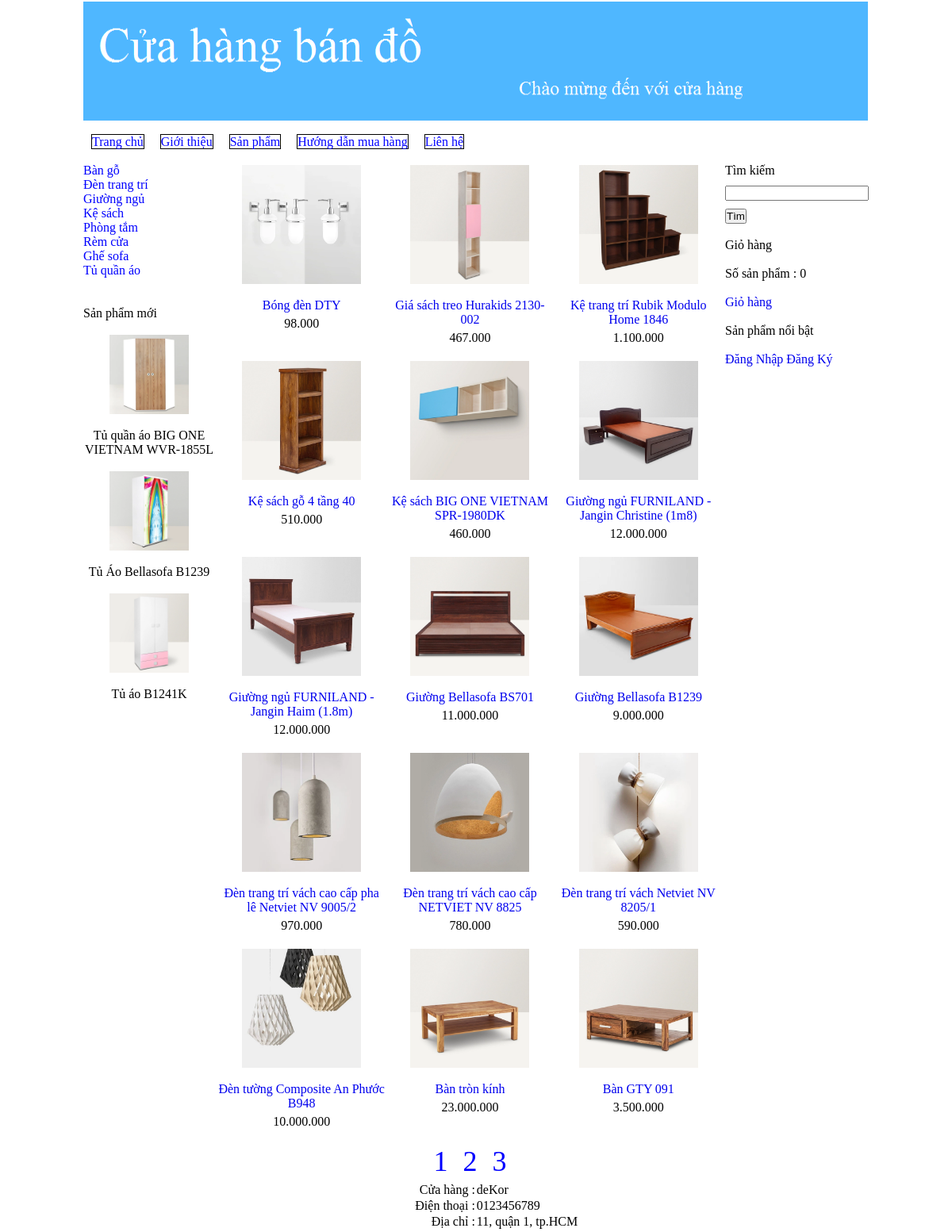
The app's page /?thamso=xuat_san_pham_2&trang=2 with its own data.
### tables this page shows
CREATE TABLE `banner` (
  `id` int(11) NOT NULL,
  `hinh` varchar(256) NOT NULL,
  `rong` varchar(256) NOT NULL,
  `cao` varchar(256) NOT NULL
);

CREATE TABLE `menu_ngang` (
  `id` int(11) NOT NULL,
  `ten` varchar(256) NOT NULL,
  `noi_dung` mediumtext NOT NULL,
  `loai_menu` varchar(256) NOT NULL
);

CREATE TABLE `menu_doc` (
  `id` int(11) NOT NULL,
  `ten` varchar(256) NOT NULL
);

CREATE TABLE `san_pham` (
  `id` int(11) NOT NULL,
  `ten` varchar(256) NOT NULL,
  `gia` int(255) NOT NULL,
  `hinh_anh` varchar(256) NOT NULL,
  `noi_dung` mediumtext NOT NULL,
  `thuoc_menu` int(255) NOT NULL,
  `noi_bat` varchar(256) NOT NULL,
  `trang_chu` varchar(256) NOT NULL,
  `sap_xep_trang_chu` int(255) NOT NULL
);

CREATE TABLE `footer` (
  `id` int(11) NOT NULL,
  `html` mediumtext NOT NULL
);

### chuc_nang/san_pham/xuat_toan_bo_san_pham.php (the view, shortened to what this page needs)
<?php
	$so_du_lieu=15;
	$tv="select count(*) from san_pham";
	$conn = new mysqli("localhost", "root", "", "ban_hang");
  	$tv_1 = mysqli_query($conn, $tv);
  	$tv_2 = mysqli_fetch_array($tv_1);
	$so_trang=ceil($tv_2[0]/$so_du_lieu);
	if(!isset($_GET['trang'])){$vtbd=0;}else{$vtbd=($_GET['trang']-1)*$so_du_lieu;}
	$tv="select id,ten,gia,hinh_anh,thuoc_menu from san_pham order by id desc limit $vtbd,$so_du_lieu";
	$tv_1 = mysqli_query($conn, $tv);
	echo "<table>";
	while($tv_2=mysqli_fetch_array($tv_1))
	{
		echo "<tr>";
			for($i=1;$i<=3;$i++)
			{
				echo "<td align='center' width='215px' valign='top' >";
					if($tv_2!=false)
					{
						$link_anh="hinh_anh/san_pham/".$tv_2['hinh_anh'];
						$link_chi_tiet="?thamso=chi_tiet_san_pham&id=".$tv_2['id'];
						$gia=$tv_2['gia'];
						$gia=number_format($gia,0,",",".");
						echo "<a href='$link_chi_tiet' >";
							echo "<img src='$link_anh' width='150px' >";
						echo "</a>";
						echo "<br>";
						echo "<br>";
						echo "<a href='$link_chi_tiet' >";
							echo $tv_2['ten'];
						echo "</a>";
						echo "<div style='margin-top:5px' >";
						echo $gia;
						echo "</div>";
						echo "<br>";
					}
					else
					{
						echo "&nbsp;";
					}
				echo "</td>";
				if($i!=3)
				{
					$tv_2=mysqli_fetch_array($tv_1);
				}
			}
		echo "</tr>";
	}
	echo "<tr>";
		echo "<td colspan='3' align='center' >";
			echo "<div class='phan_trang' >";
				for($i=1;$i<=$so_trang;$i++)
				{
					$link="?thamso=xuat_san_pham_2&trang=".$i;
					echo "<a href='$link' >";
					echo $i;
					echo "</a>";
				}
			echo "</div>";
		echo "</td>";
	echo "</tr>";
	echo "</table>";
?>

### chuc_nang/banner/banner.php (shortened to what this page needs)
<?php
	$conn = new mysqli("localhost", "root", "", "ban_hang");
	$tv = "SELECT * FROM banner LIMIT 0,1";
	$tv_1 = $conn->query($tv);
	$tv_2 = $tv_1->fetch_assoc();
	$link_hinh = "hinh_anh/banner/".$tv_2['hinh'];
	echo "<img"." src='".$link_hinh."' width='".$tv_2['rong']."' height='".$tv_2['cao']."' >";
?>

### chuc_nang/menu_ngang/menu_ngang.php (shortened to what this page needs)
<?php
	$conn = new mysqli("localhost", "root", "", "ban_hang");
	$tv = "SELECT id, ten, loai_menu FROM menu_ngang ORDER BY id";
	$tv_1 = $conn->query($tv);
	echo "<div class='menu_ngang'>";
	echo "<a href='index.php'>Trang chủ</a>";
	while ($tv_2 = $tv_1->fetch_assoc()) {
		if ($tv_2['loai_menu'] == "") {
			$link_menu = "?thamso=xuat_mot_tin&id=" . $tv_2['id'];
		}
		if ($tv_2['loai_menu'] == "san_pham") {
			$link_menu = "?thamso=xuat_san_pham_2";
		}
		echo "<a href='$link_menu'>" . $tv_2['ten'] . "</a>";
	}
	echo "</div>";
?>

### chuc_nang/menu_doc/menu_doc.php (shortened to what this page needs)
<?php
	$conn = new mysqli("localhost", "root", "", "ban_hang");
	$tv = "SELECT * FROM menu_doc ORDER BY id";
	$tv_1 = $conn->query($tv);
	echo "<div class='menu_doc'>";
	while ($tv_2 = $tv_1->fetch_assoc()) {
		$link = "?thamso=xuat_san_pham&id=" . $tv_2['id'];
		echo "<a href='$link'>" . $tv_2['ten'] . "</a>";
	}
	echo "</div>";
?>

### chuc_nang/san_pham/moi.php (shortened to what this page needs)
<br><br>
Sản phẩm mới <br><br>
<center>
	<?php
		$conn = new mysqli("localhost", "root", "", "ban_hang");
		$tv = "SELECT id, ten, hinh_anh FROM san_pham ORDER BY id DESC LIMIT 0,3";
		$tv_1 = $conn->query($tv);
		while($tv_2 = $tv_1->fetch_assoc()) {
			$link_anh = "hinh_anh/san_pham/" . $tv_2['hinh_anh'];
			$link_chi_tiet = "?thamso=chi_tiet_san_pham&id=" . $tv_2['id'];
			echo "<a href='$link_chi_tiet' >";
				echo "<img src='$link_anh' width='100px' >";
			echo "</a>";
			echo "<br><br>";
			echo $tv_2['ten'];
			echo "<br>";
			echo "<br>";
		}
	?>
</center>

### chuc_nang/footer/footer.php
<?php
	$tv="select * from footer limit 0,1";
	$conn = new mysqli("localhost", "root", "", "ban_hang");
  $tv_1 = mysqli_query($conn, $tv);
  $tv_2 = mysqli_fetch_array($tv_1);
  echo $tv_2['html'];
?>

### giao_dien/giao_dien.css (style rules this page uses)
* { padding: 0; margin: 0; }
a { text-decoration: none; }
div.menu_ngang a { color:blue; margin-left: 10px; margin-right: 10px; text-decoration: none; border: 1px solid black; }
div.menu_doc a { color:blue; text-decoration: none; display:block; }
div.phan_trang a { font-size:36px; margin-left:5px; margin-right:5px; text-decoration: none; color:blue; }

### records on screen
banner: hinh (picture)
menu_ngang: ten "Giới thiệu"
menu_ngang: ten "Sản phẩm"
menu_ngang: ten "Hướng dẫn mua hàng"
menu_ngang: ten "Liên hệ"
menu_doc: ten "Bàn gỗ"
menu_doc: ten "Đèn trang trí"
menu_doc: ten "Giường ngủ"
menu_doc: ten "Kệ sách"
menu_doc: ten "Phòng tắm"
menu_doc: ten "Rèm cửa"
menu_doc: ten "Ghế sofa"
menu_doc: ten "Tủ quần áo"
san_pham: hinh_anh (picture), ten "Tủ quần áo BIG ONE VIETNAM WVR-1855L"
san_pham: hinh_anh (picture), ten "Tủ Áo Bellasofa B1239"
san_pham: hinh_anh (picture), ten "Tủ áo B1241K"
san_pham: hinh_anh (picture), ten "Bóng đèn DTY", gia "98.000"
san_pham: hinh_anh (picture), ten "Giá sách treo Hurakids 2130-002", gia "467.000"
san_pham: hinh_anh (picture), ten "Kệ trang trí Rubik Modulo Home 1846", gia "1.100.000"
san_pham: hinh_anh (picture), ten "Kệ sách gỗ 4 tầng 40", gia "510.000"
san_pham: hinh_anh (picture), ten "Kệ sách BIG ONE VIETNAM SPR-1980DK", gia "460.000"
san_pham: hinh_anh (picture), ten "Giường ngủ FURNILAND - Jangin Christine (1m8)", gia "12.000.000"
san_pham: hinh_anh (picture), ten "Giường ngủ FURNILAND - Jangin Haim (1.8m)", gia "12.000.000"
san_pham: hinh_anh (picture), ten "Giường Bellasofa BS701", gia "11.000.000"
san_pham: hinh_anh (picture), ten "Giường Bellasofa B1239", gia "9.000.000"
san_pham: hinh_anh (picture), ten "Đèn trang trí vách cao cấp pha lê Netviet NV 9005/2", gia "970.000"
san_pham: hinh_anh (picture), ten "Đèn trang trí vách cao cấp NETVIET NV 8825", gia "780.000"
san_pham: hinh_anh (picture), ten "Đèn trang trí vách Netviet NV 8205/1", gia "590.000"
san_pham: hinh_anh (picture), ten "Đèn tường Composite An Phước B948", gia "10.000.000"
san_pham: hinh_anh (picture), ten "Bàn tròn kính", gia "23.000.000"
san_pham: hinh_anh (picture), ten "Bàn GTY 091", gia "3.500.000"
footer: html "Cửa hàng : deKor Điện thoại : 0123456789 Địa chỉ : 11, quận 1, tp.HCM"

### other values on screen
$so_luong "0"
